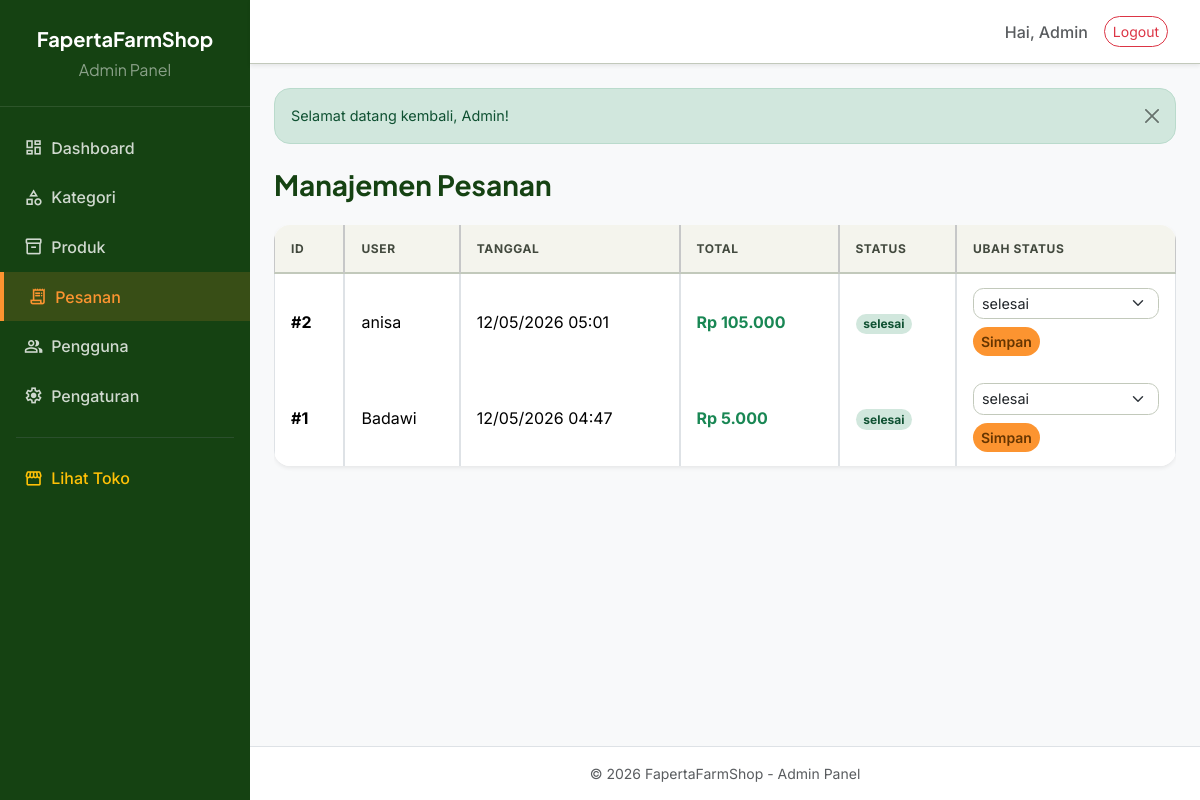
Screenshot of /admin/pesanan.php (signed in) with the database file from the repository.
### tables this page shows
CREATE TABLE `pesanan` (
  `id` int(10) UNSIGNED NOT NULL,
  `id_user` int(10) UNSIGNED NOT NULL,
  `total_harga` int(10) UNSIGNED NOT NULL,
  `nama_penerima` varchar(150) NOT NULL,
  `alamat_pengiriman` text NOT NULL,
  `telepon` varchar(30) NOT NULL,
  `metode_pembayaran` enum('transfer_bank','cod','e_wallet') NOT NULL DEFAULT 'transfer_bank',
  `status` enum('menunggu','diproses','dikirim','selesai') NOT NULL DEFAULT 'menunggu',
  `created_at` timestamp NOT NULL DEFAULT current_timestamp()
);

CREATE TABLE `users` (
  `id` int(10) UNSIGNED NOT NULL,
  `nama` varchar(150) NOT NULL,
  `email` varchar(190) NOT NULL,
  `password` varchar(255) NOT NULL,
  `role` enum('admin','user') NOT NULL DEFAULT 'user',
  `telepon` varchar(30) DEFAULT NULL,
  `alamat` text DEFAULT NULL,
  `status` enum('aktif','nonaktif') NOT NULL DEFAULT 'aktif',
  `created_at` timestamp NOT NULL DEFAULT current_timestamp()
);

### includes/helpers.php (called while the page is built, shortened)
<?php
function e(string $value): string
{
    return htmlspecialchars($value, ENT_QUOTES, 'UTF-8');
}
function format_rupiah(int $angka): string
{
    return 'Rp ' . number_format($angka, 0, ',', '.');
}

### admin/pesanan.php (the view, shortened to what this page needs)
<?php
require_once __DIR__ . '/../includes/db.php';
require_once __DIR__ . '/../includes/helpers.php';
$orders = $pdo->query('SELECT pe.id, pe.created_at, pe.total_harga, pe.status, u.nama AS nama_user FROM pesanan pe JOIN users u ON u.id = pe.id_user ORDER BY pe.created_at DESC')->fetchAll();
include __DIR__ . '/../includes/admin_header.php';
?>
<div>
    <div class="d-flex justify-content-between align-items-center mb-4">
        <h3 class="fw-bold mb-0">Manajemen Pesanan</h3>
    </div>
    <div class="table-responsive mt-3">
        <table class="table table-bordered align-middle bg-white shadow-sm">
            <thead class="table-light">
                <tr>
                    <th>ID</th>
                    <th>User</th>
                    <th>Tanggal</th>
                    <th>Total</th>
                    <th>Status</th>
                    <th style="width:220px;">Ubah Status</th>
                </tr>
            </thead>
            <tbody>
                <?php foreach ($orders as $o): ?>
                    <tr>
                        <td class="fw-bold">#<?php echo (int)$o['id']; ?></td>
                        <td><?php echo e((string)$o['nama_user']); ?></td>
                        <td><?php echo e(date('d/m/Y H:i', strtotime((string)$o['created_at']))); ?></td>
                        <td class="fw-bold text-success"><?php echo e(format_rupiah((int)$o['total_harga'])); ?></td>
                        <td>
                            <?php
                            $mapBadge = [
                                'menunggu' => 'warning',
                                'diproses' => 'info',
                                'dikirim' => 'primary',
                                'selesai' => 'success'
                            ];
                            $cls = $mapBadge[$o['status']] ?? 'secondary';
                            ?>
                            <span class="badge text-bg-<?php echo e($cls); ?>"><?php echo e((string)$o['status']); ?></span>
                        </td>
                        <td>
                            <form method="POST" class="d-flex gap-2 flex-wrap">
                                <select name="status" class="form-select form-select-sm" style="min-width:180px;">
                                    <?php foreach (['menunggu', 'diproses', 'dikirim', 'selesai'] as $st): ?>
                                        <option value="<?php echo e($st); ?>" <?php echo ($o['status'] === $st) ? 'selected' : ''; ?>><?php echo e($st); ?></option>
                                    <?php endforeach; ?>
                                </select>
                                <button class="btn btn-accent btn-sm" type="submit">Simpan</button>
                            </form>
                        </td>
                    </tr>
                <?php endforeach; ?>
            </tbody>
        </table>
    </div>
</div>
<?php include __DIR__ . '/../includes/admin_footer.php'; ?>

### assets/css/style.css (style rules this page uses)
:root { --clr-primary: #154212; --clr-primary-container: #2d5a27; --clr-primary-fixed: #bcf0ae; --clr-on-primary: #ffffff; --clr-secondary: #914d00; --clr-secondary-container: #fc9430; --clr-on-secondary: #ffffff; --clr-surface: #fafaf3; --clr-surface-low: #f4f4ed; --clr-surface-container: #eeeee7; --clr-surface-white: #ffffff; --clr-on-surface: #1a1c18; --clr-on-surface-var: #42493e; --clr-outline: #72796e; --clr-outline-var: #c2c9bb; --clr-error: #ba1a1a; --shadow-card: 0 4px 20px rgba(45, 90, 39, .06); --shadow-hover: 0 10px 28px rgba(45, 90, 39, .14); --radius-xl: 16px; --radius-2xl: 20px; --radius-pill: 9999px; --transition: all .25s ease; }
*, *::before, *::after { box-sizing: border-box; }
body { font-family: 'Inter', sans-serif; background: var(--clr-surface); color: var(--clr-on-surface); padding-bottom: 70px; }
@media (min-width: 768px) { body { padding-bottom: 0; } }
h1, h2, h3, h4, h5, h6 { font-family: 'Plus Jakarta Sans', sans-serif; color: var(--clr-primary); }
.btn-accent { background: var(--clr-secondary-container); border: none; color: #663500; border-radius: var(--radius-pill); font-weight: 600; transition: var(--transition); }
.form-control, .form-select { border-color: var(--clr-outline-var) !important; border-radius: .65rem !important; font-size: .9rem; transition: var(--transition); }
.table { border-collapse: separate; border-spacing: 0; background: #fff; border-radius: var(--radius-xl); overflow: hidden; box-shadow: var(--shadow-card); }
.table thead th { background: var(--clr-surface-low); border-bottom: 2px solid var(--clr-outline-var); color: var(--clr-on-surface-var); font-weight: 700; text-transform: uppercase; font-size: .75rem; letter-spacing: .05em; padding: .9rem 1rem; }
.table td, .table th { padding: .85rem 1rem; vertical-align: middle; }
.table tbody tr { transition: var(--transition); }
.badge.text-bg-success { background: #d1e7dd !important; color: #0f5132 !important; border-radius: var(--radius-pill) !important; }

### rows the page displays
pesanan: id "2", id_user.nama "anisa", created_at "12/05/2026 05:01", total_harga "Rp 105.000", status "selesai"
pesanan: id "1", id_user.nama "Badawi", created_at "12/05/2026 04:47", total_harga "Rp 5.000", status "selesai"

### other values shown
$_SESSION['nama'] "Admin"
$msg "Selamat datang kembali, Admin!"
form field status "selesai"
